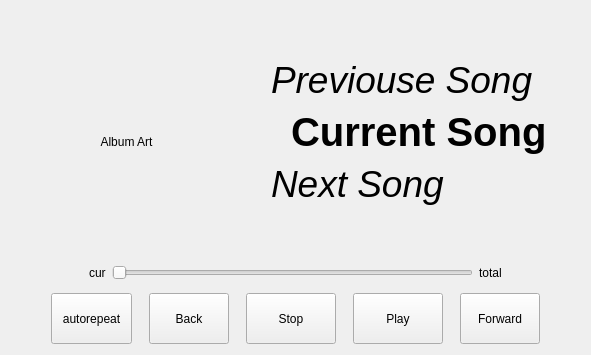
              <widget class="QWidget" name="page_6">
               <layout class="QHBoxLayout" name="horizontalLayout_16">
                <item>
                 <layout class="QVBoxLayout" name="verticalLayout_12">
                  <item>
                   <layout class="QHBoxLayout" name="horizontalLayout_15">
                    <item>
                     <widget class="QFrame" name="frame_2">
                      <property name="sizePolicy">
                       <sizepolicy hsizetype="Preferred" vsizetype="Expanding">
                        <horstretch>0</horstretch>
                        <verstretch>0</verstretch>
                       </sizepolicy>
                      </property>
                      <property name="minimumSize">
                       <size>
                        <width>254</width>
                        <height>241</height>
                       </size>
                      </property>
                      <property name="maximumSize">
                       <size>
                        <width>16777215</width>
                        <height>304</height>
                       </size>
                      </property>
                      <property name="frameShape">
                       <enum>QFrame::NoFrame</enum>
                      </property>
                      <property name="frameShadow">
                       <enum>QFrame::Raised</enum>
                      </property>
                      <widget class="QLabel" name="lbl_albumArt">
                       <property name="geometry">
                        <rect>
                         <x>10</x>
                         <y>10</y>
                         <width>211</width>
                         <height>241</height>
                        </rect>
                       </property>
                       <property name="text">
                        <string>Album Art</string>
                       </property>
                       <property name="alignment">
                        <set>Qt::AlignCenter</set>
                       </property>
                      </widget>
                     </widget>
                    </item>
                    <item>
                     <layout class="QVBoxLayout" name="verticalLayout_11">
                      <item>
                       <spacer name="verticalSpacer_16">
                        <property name="orientation">
                         <enum>Qt::Vertical</enum>
                        </property>
                        <property name="sizeHint" stdset="0">
                         <size>
                          <width>20</width>
                          <height>40</height>
                         </size>
                        </property>
                       </spacer>
                      </item>
                      <item>
                       <widget class="Scaling_QLabel" name="lbl_previouse">
                        <property name="sizePolicy">
                         <sizepolicy hsizetype="Expanding" vsizetype="Expanding">
                          <horstretch>0</horstretch>
                          <verstretch>0</verstretch>
                         </sizepolicy>
                        </property>
                        <property name="font">
                         <font>
                          <pointsize>28</pointsize>
                          <weight>50</weight>
                          <italic>true</italic>
                          <bold>false</bold>
                         </font>
                        </property>
                        <property name="text">
                         <string>Previouse Song</string>
                        </property>
                        <property name="textInteractionFlags">
                         <set>Qt::NoTextInteraction</set>
                        </property>
                       </widget>
                      </item>
                      <item>
                       <layout class="QHBoxLayout" name="horizontalLayout_14">
                        <item>
                         <spacer name="horizontalSpacer_7">
                          <property name="orientation">
                           <enum>Qt::Horizontal</enum>
                          </property>
                          <property name="sizeType">
                           <enum>QSizePolicy::Minimum</enum>
                          </property>
                          <property name="sizeHint" stdset="0">
                           <size>
                            <width>20</width>
                            <height>20</height>
                           </size>
                          </property>
                         </spacer>
                        </item>
                        <item>
                         <widget class="Scaling_QLabel" name="lbl_current_playing">
                          <property name="sizePolicy">
                           <sizepolicy hsizetype="Expanding" vsizetype="Expanding">
                            <horstretch>0</horstretch>
                            <verstretch>0</verstretch>
                           </sizepolicy>
                          </property>
                          <property name="font">
                           <font>
                            <pointsize>30</pointsize>
                            <weight>75</weight>
                            <bold>true</bold>
                           </font>
                          </property>
                          <property name="text">
                           <string>Current Song</string>
                          </property>
                          <property name="textInteractionFlags">
                           <set>Qt::NoTextInteraction</set>
                          </property>
                         </widget>
                        </item>
                        <item>
                         <spacer name="horizontalSpacer_8">
                          <property name="orientation">
                           <enum>Qt::Horizontal</enum>
                          </property>
                          <property name="sizeType">
                           <enum>QSizePolicy::Minimum</enum>
                          </property>
                          <property name="sizeHint" stdset="0">
                           <size>
                            <width>24</width>
                            <height>20</height>
                           </size>
                          </property>
                         </spacer>
                        </item>
                       </layout>
                      </item>
                      <item>
                       <widget class="Scaling_QLabel" name="lbl_next">
                        <property name="sizePolicy">
                         <sizepolicy hsizetype="Expanding" vsizetype="Expanding">
                          <horstretch>0</horstretch>
                          <verstretch>0</verstretch>
                         </sizepolicy>
                        </property>
                        <property name="font">
                         <font>
                          <pointsize>28</pointsize>
                          <weight>50</weight>
                          <italic>true</italic>
                          <bold>false</bold>
                         </font>
                        </property>
                        <property name="text">
                         <string>Next Song</string>
                        </property>
                        <property name="textInteractionFlags">
                         <set>Qt::NoTextInteraction</set>
                        </property>
                       </widget>
                      </item>
                      <item>
                       <spacer name="verticalSpacer_17">
                        <property name="orientation">
                         <enum>Qt::Vertical</enum>
                        </property>
                        <property name="sizeHint" stdset="0">
                         <size>
                          <width>20</width>
                          <height>40</height>
                         </size>
                        </property>
                       </spacer>
                      </item>
                     </layout>
                    </item>
                   </layout>
                  </item>
                  <item>
                   <layout class="QHBoxLayout" name="horizontalLayout_12">
                    <item>
                     <spacer name="horizontalSpacer_5">
                      <property name="orientation">
                       <enum>Qt::Horizontal</enum>
                      </property>
                      <property name="sizeHint" stdset="0">
                       <size>
                        <width>40</width>
                        <height>20</height>
                       </size>
                      </property>
                     </spacer>
                    </item>
                    <item>
                     <widget class="QLabel" name="lbl_current_seek">
                      <property name="text">
                       <string>cur</string>
                      </property>
                     </widget>
                    </item>
                    <item>
                     <widget class="QSlider" name="slide_seek">
                      <property name="minimumSize">
                       <size>
                        <width>361</width>
                        <height>29</height>
                       </size>
                      </property>
                      <property name="orientation">
                       <enum>Qt::Horizontal</enum>
                      </property>
                     </widget>
                    </item>
                    <item>
                     <widget class="QLabel" name="lbl_total_seek">
                      <property name="text">
                       <string>total</string>
                      </property>
                     </widget>
                    </item>
                    <item>
                     <spacer name="horizontalSpacer_6">
                      <property name="orientation">
                       <enum>Qt::Horizontal</enum>
                      </property>
                      <property name="sizeHint" stdset="0">
                       <size>
                        <width>40</width>
                        <height>20</height>
                       </size>
                      </property>
                     </spacer>
                    </item>
                   </layout>
                  </item>
                  <item>
                   <layout class="QHBoxLayout" name="horizontalLayout_11">
                    <property name="spacing">
                     <number>17</number>
                    </property>
                    <item>
                     <spacer name="horizontalSpacer_3">
                      <property name="orientation">
                       <enum>Qt::Horizontal</enum>
                      </property>
                      <property name="sizeType">
                       <enum>QSizePolicy::Minimum</enum>
                      </property>
                      <property name="sizeHint" stdset="0">
                       <size>
                        <width>40</width>
                        <height>20</height>
                       </size>
                      </property>
                     </spacer>
                    </item>
                    <item>
                     <widget class="QPushButton" name="pB_autorepeat_2">
                      <property name="sizePolicy">
                       <sizepolicy hsizetype="Expanding" vsizetype="Preferred">
                        <horstretch>0</horstretch>
                        <verstretch>0</verstretch>
                       </sizepolicy>
                      </property>
                      <property name="minimumSize">
                       <size>
                        <width>81</width>
                        <height>51</height>
                       </size>
                      </property>
                      <property name="maximumSize">
                       <size>
                        <width>111</width>
                        <height>61</height>
                       </size>
                      </property>
                      <property name="focusPolicy">
                       <enum>Qt::NoFocus</enum>
                      </property>
                      <property name="text">
                       <string>autorepeat</string>
                      </property>
                      <property name="checkable">
                       <bool>true</bool>
                      </property>
                     </widget>
                    </item>
                    <item>
                     <widget class="QPushButton" name="pB_Audio_back">
                      <property name="sizePolicy">
                       <sizepolicy hsizetype="Expanding" vsizetype="Preferred">
                        <horstretch>0</horstretch>
                        <verstretch>0</verstretch>
                       </sizepolicy>
                      </property>
                      <property name="minimumSize">
                       <size>
                        <width>80</width>
                        <height>51</height>
                       </size>
                      </property>
                      <property name="maximumSize">
                       <size>
                        <width>111</width>
                        <height>61</height>
                       </size>
                      </property>
                      <property name="text">
                       <string>Back</string>
                      </property>
                     </widget>
                    </item>
                    <item>
                     <widget class="QPushButton" name="pB_Audio_stop">
                      <property name="sizePolicy">
                       <sizepolicy hsizetype="Expanding" vsizetype="Preferred">
                        <horstretch>0</horstretch>
                        <verstretch>0</verstretch>
                       </sizepolicy>
                      </property>
                      <property name="minimumSize">
                       <size>
                        <width>90</width>
                        <height>51</height>
                       </size>
                      </property>
                      <property name="maximumSize">
                       <size>
                        <width>151</width>
                        <height>61</height>
                       </size>
                      </property>
                      <property name="text">
                       <string>Stop</string>
                      </property>
                     </widget>
                    </item>
                    <item>
                     <widget class="QPushButton" name="pB_Audio_play_pause">
                      <property name="sizePolicy">
                       <sizepolicy hsizetype="Expanding" vsizetype="Preferred">
                        <horstretch>0</horstretch>
                        <verstretch>0</verstretch>
                       </sizepolicy>
                      </property>
                      <property name="minimumSize">
                       <size>
                        <width>90</width>
                        <height>51</height>
                       </size>
                      </property>
                      <property name="maximumSize">
                       <size>
                        <width>151</width>
                        <height>61</height>
                       </size>
                      </property>
                      <property name="text">
                       <string>Play</string>
                      </property>
                     </widget>
                    </item>
                    <item>
                     <widget class="QPushButton" name="pB_Audio_forward">
                      <property name="sizePolicy">
                       <sizepolicy hsizetype="Expanding" vsizetype="Preferred">
                        <horstretch>0</horstretch>
                        <verstretch>0</verstretch>
                       </sizepolicy>
                      </property>
                      <property name="minimumSize">
                       <size>
                        <width>80</width>
                        <height>51</height>
                       </size>
                      </property>
                      <property name="maximumSize">
                       <size>
                        <width>111</width>
                        <height>61</height>
                       </size>
                      </property>
                      <property name="text">
                       <string>Forward</string>
                      </property>
                     </widget>
                    </item>
                    <item>
                     <spacer name="horizontalSpacer_4">
                      <property name="orientation">
                       <enum>Qt::Horizontal</enum>
                      </property>
                      <property name="sizeType">
                       <enum>QSizePolicy::Minimum</enum>
                      </property>
                      <property name="sizeHint" stdset="0">
                       <size>
                        <width>40</width>
                        <height>20</height>
                       </size>
                      </property>
                     </spacer>
                    </item>
                   </layout>
                  </item>
                 </layout>
                </item>
               </layout>
              </widget>
